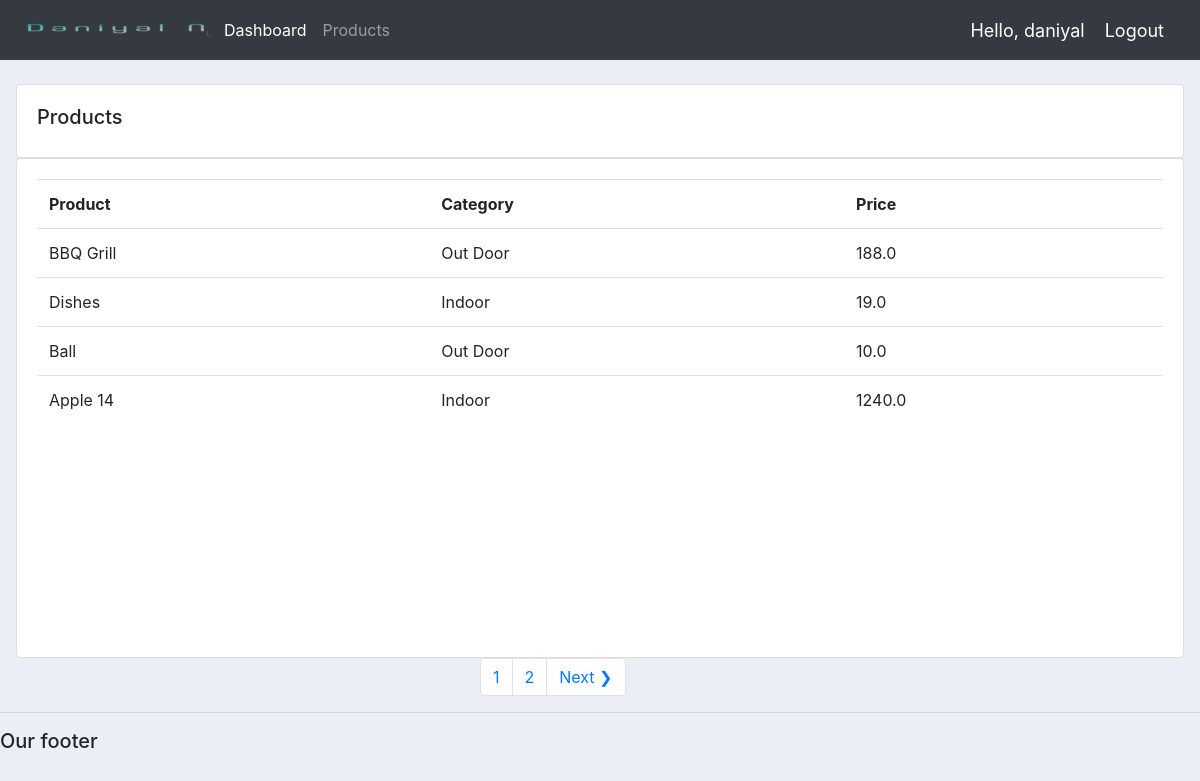
Screenshot of /products/ (signed in) with the database file from the repository.
### accounts/models.py (models this page shows, shortened)
class Product(models.Model):
    CATEGORY = (
        ('Indoor', 'Indoor'),
        ('Out Door', 'Out Door'),
    )
    name = models.CharField(max_length=200, null=True)
    price = models.FloatField(null=True)
    category = models.CharField(max_length=200, null=True, choices=CATEGORY)
    description = models.CharField(max_length=200, null=True, blank=True)
    date_created = models.DateTimeField(auto_now_add=True)
    tags = models.ManyToManyField(Tag)

### accounts/decorators.py (the view)
		def wrapper_func(request, *args, **kwargs):
			group = None
			if request.user.groups.exists():
				group = request.user.groups.all()[0].name
			if group in allowed_roles:
				return view_func(request, *args, **kwargs)
			else:
				return HttpResponse('You are not authorized to view this page')

### accounts/views.py (called while the page is built)
@login_required(login_url='login')
@allowed_users(allowed_roles=['admin'])
def products(request):
    products = Product.objects.all()
    p = Paginator(products, 4)
    page = request.GET.get('page')
    products = p.get_page(page)
    try:
        products = p.page(page)
    except PageNotAnInteger:
        page = 1
        products = p.page(page)
    except EmptyPage:
        page = p.num_pages
        products = p.page(page)
    leftIndex = (int(page) - 2)
    if leftIndex < 1:
        leftIndex = 1
    rightIndex = (int(page) + 3)
    if rightIndex > p.num_pages:
        rightIndex = p.num_pages + 1
    custom_range = range(leftIndex, rightIndex)
    context={'products': products, 'custom_range': custom_range}
    return render(request, 'accounts/products.html', context)

### accounts/templates/accounts/products.html (shortened to what this page needs)
{%  extends 'accounts/main.html' %}
{% block content %}
		<br>
		<div class="row p-5">
			<div class="col-md">
				<div class="card card-body">
					<h5>Products</h5>
				</div>
				<div class="card card-body h-500px">
					<table class="table">
						<tr>
							<th>Product</th>
							<th>Category</th>
							<th>Price</th>
						</tr>
						{% for i in products %}
						<tr>
						<td>{{i.name}}</td>
						<td>{{i.category}}</td>
						<td>{{i.price}}</td>
						</tr>
						{% endfor %}
					</table>
				</div>
			</div>
		</div>
		{% if products.has_other_pages %}
			<nav aria-label="Page navigation example page-nav" style="padding-left: 40%;">
				<ul class="pagination page-nav">
					{% for page in custom_range %}
						{% if page == products.number %}
							<li class="page-item page-nav"><a class="page-link" href="?page={{page}}">{{page}}</a></li>
						{% else %}
							<li class="page-item page-nav"><a class="page-link" href="?page={{page}}">{{page}}</a></li>
						{% endif %}
					{% endfor %}
					{% if products.has_next %}
						<li class="page-item page-nav"><a class="page-link" href="?page={{products.next_page_number}}"> Next &#10095; </a></li>
					{% endif %}
				</ul>
			</nav>
		{% endif %}
		{% endblock content %}

### accounts/templates/accounts/navbar.html (shortened to what this page needs)
{% load static%}
<nav class="navbar navbar-expand-lg navbar-dark bg-dark">
    <img src="{% static '/images/logo1.png' %}">
    <div class="collapse navbar-collapse" id="navbarNavAltMarkup">
      <div class="navbar-nav">
        {% if request.user.is_staff %}
        <a class="nav-item nav-link active" href="{% url 'home'%}">Dashboard</a>
        <a class="nav-item nav-link" href="{% url 'products'%}">Products</a>
        {% else %}
        <a class="nav-item nav-link" href="{% url 'account'%}">Settings</a>
        {% endif %}
      </div>
    </div>
    <span class="hello-msg">Hello, {{request.user}} </span>
    <span><a class="hello-msg" href="{% url 'logout' %}">Logout</a> </span>
  </nav>

### static/css/main.css (style rules this page uses)
body { background-color: #ebeff5; }
.h-500px { height: 500px; }
.p-5 { padding: 0 1rem !important; }

### accounts/templates/accounts/navbar.html (style rules this page uses)
.hello-msg { color: #fff; font-size: 18px; margin-right: 20px; }

### rows the page displays
Product: name "BBQ Grill", category "Out Door", price "188.0"
Product: name "Dishes", category "Indoor", price "19.0"
Product: name "Ball", category "Out Door", price "10.0"
Product: name "Apple 14", category "Indoor", price "1240.0"

### other values shown
{{ request.user }} "daniyal"
{{ page }} "1"
{{ page }} "2"
